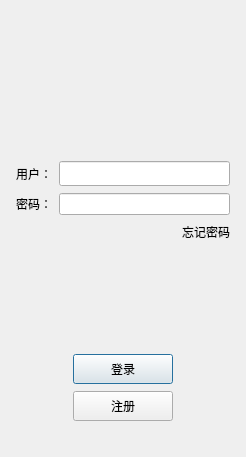
<?xml version="1.0" encoding="UTF-8"?>
<ui version="4.0">
 <class>LoginDialog</class>
 <widget class="QDialog" name="LoginDialog">
  <property name="geometry">
   <rect>
    <x>0</x>
    <y>0</y>
    <width>246</width>
    <height>457</height>
   </rect>
  </property>
  <property name="minimumSize">
   <size>
    <width>0</width>
    <height>0</height>
   </size>
  </property>
  <property name="maximumSize">
   <size>
    <width>16777215</width>
    <height>16777215</height>
   </size>
  </property>
  <property name="windowTitle">
   <string>Dialog</string>
  </property>
  <layout class="QVBoxLayout" name="verticalLayout_2">
   <item>
    <layout class="QVBoxLayout" name="verticalLayout">
     <property name="spacing">
      <number>7</number>
     </property>
     <property name="leftMargin">
      <number>5</number>
     </property>
     <property name="topMargin">
      <number>5</number>
     </property>
     <property name="rightMargin">
      <number>5</number>
     </property>
     <property name="bottomMargin">
      <number>5</number>
     </property>
     <item>
      <widget class="QWidget" name="widget" native="true">
       <property name="minimumSize">
        <size>
         <width>0</width>
         <height>0</height>
        </size>
       </property>
       <layout class="QGridLayout" name="gridLayout">
        <item row="0" column="0">
         <widget class="QLabel" name="label">
          <property name="minimumSize">
           <size>
            <width>0</width>
            <height>0</height>
           </size>
          </property>
          <property name="text">
           <string/>
          </property>
          <property name="pixmap">
           <pixmap resource="rc.qrc">:/res/title.png</pixmap>
          </property>
          <property name="alignment">
           <set>Qt::AlignCenter</set>
          </property>
         </widget>
        </item>
       </layout>
      </widget>
     </item>
     <item>
      <spacer name="verticalSpacer">
       <property name="orientation">
        <enum>Qt::Vertical</enum>
       </property>
       <property name="sizeHint" stdset="0">
        <size>
         <width>20</width>
         <height>40</height>
        </size>
       </property>
      </spacer>
     </item>
     <item>
      <layout class="QHBoxLayout" name="horizontalLayout">
       <item>
        <widget class="QLabel" name="user_label">
         <property name="minimumSize">
          <size>
           <width>0</width>
           <height>25</height>
          </size>
         </property>
         <property name="maximumSize">
          <size>
           <width>16777215</width>
           <height>25</height>
          </size>
         </property>
         <property name="text">
          <string>用户：</string>
         </property>
        </widget>
       </item>
       <item>
        <widget class="QLineEdit" name="user_edit">
         <property name="enabled">
          <bool>true</bool>
         </property>
         <property name="minimumSize">
          <size>
           <width>0</width>
           <height>25</height>
          </size>
         </property>
         <property name="maximumSize">
          <size>
           <width>16777215</width>
           <height>25</height>
          </size>
         </property>
        </widget>
       </item>
      </layout>
     </item>
     <item>
      <layout class="QHBoxLayout" name="horizontalLayout_2">
       <item>
        <widget class="QLabel" name="passwd_label">
         <property name="maximumSize">
          <size>
           <width>16777215</width>
           <height>25</height>
          </size>
         </property>
         <property name="text">
          <string>密码：</string>
         </property>
        </widget>
       </item>
       <item>
        <widget class="QLineEdit" name="passwd_edit">
         <property name="maximumSize">
          <size>
           <width>16777215</width>
           <height>25</height>
          </size>
         </property>
        </widget>
       </item>
      </layout>
     </item>
     <item>
      <layout class="QHBoxLayout" name="horizontalLayout_3">
       <item>
        <spacer name="horizontalSpacer">
         <property name="orientation">
          <enum>Qt::Horizontal</enum>
         </property>
         <property name="sizeHint" stdset="0">
          <size>
           <width>40</width>
           <height>20</height>
          </size>
         </property>
        </spacer>
       </item>
       <item>
        <widget class="QLabel" name="forget_label">
         <property name="maximumSize">
          <size>
           <width>16777215</width>
           <height>25</height>
          </size>
         </property>
         <property name="text">
          <string>忘记密码</string>
         </property>
        </widget>
       </item>
      </layout>
     </item>
     <item>
      <spacer name="verticalSpacer_2">
       <property name="orientation">
        <enum>Qt::Vertical</enum>
       </property>
       <property name="sizeHint" stdset="0">
        <size>
         <width>20</width>
         <height>40</height>
        </size>
       </property>
      </spacer>
     </item>
     <item>
      <layout class="QHBoxLayout" name="horizontalLayout_4">
       <item>
        <spacer name="horizontalSpacer_2">
         <property name="orientation">
          <enum>Qt::Horizontal</enum>
         </property>
         <property name="sizeHint" stdset="0">
          <size>
           <width>40</width>
           <height>20</height>
          </size>
         </property>
        </spacer>
       </item>
       <item>
        <widget class="QPushButton" name="login_btn">
         <property name="minimumSize">
          <size>
           <width>100</width>
           <height>30</height>
          </size>
         </property>
         <property name="text">
          <string>登录</string>
         </property>
        </widget>
       </item>
       <item>
        <spacer name="horizontalSpacer_3">
         <property name="orientation">
          <enum>Qt::Horizontal</enum>
         </property>
         <property name="sizeHint" stdset="0">
          <size>
           <width>40</width>
           <height>20</height>
          </size>
         </property>
        </spacer>
       </item>
      </layout>
     </item>
     <item>
      <layout class="QHBoxLayout" name="horizontalLayout_5">
       <item>
        <spacer name="horizontalSpacer_4">
         <property name="orientation">
          <enum>Qt::Horizontal</enum>
         </property>
         <property name="sizeHint" stdset="0">
          <size>
           <width>40</width>
           <height>20</height>
          </size>
         </property>
        </spacer>
       </item>
       <item>
        <widget class="QPushButton" name="reg_btn">
         <property name="minimumSize">
          <size>
           <width>100</width>
           <height>30</height>
          </size>
         </property>
         <property name="text">
          <string>注册</string>
         </property>
        </widget>
       </item>
       <item>
        <spacer name="horizontalSpacer_5">
         <property name="orientation">
          <enum>Qt::Horizontal</enum>
         </property>
         <property name="sizeHint" stdset="0">
          <size>
           <width>40</width>
           <height>20</height>
          </size>
         </property>
        </spacer>
       </item>
      </layout>
     </item>
     <item>
      <spacer name="horizontalSpacer_6">
       <property name="orientation">
        <enum>Qt::Horizontal</enum>
       </property>
       <property name="sizeHint" stdset="0">
        <size>
         <width>40</width>
         <height>20</height>
        </size>
       </property>
      </spacer>
     </item>
    </layout>
   </item>
  </layout>
 </widget>
 <resources>
  <include location="rc.qrc"/>
 </resources>
 <connections/>
</ui>
